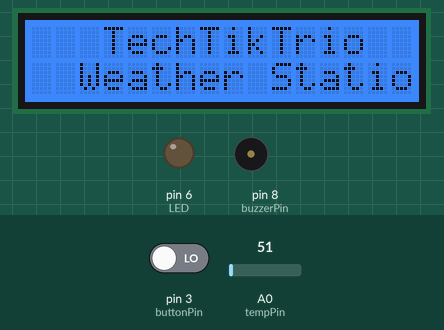
This sketch was run on a simulated Arduino Uno, built with avr-gcc and run on an emulated ATmega328P. Parts: 16×2 character LCD, output pins drawn as LEDs (lit = HIGH), buzzer (waves = sounding). The inputs (shaded band) are chosen by the test bench; at power-on: pin 3 (buttonPin) LOW, A0 (tempPin) = 51. What the sketch prints to the serial monitor is not drawn.

Above: at 0.1 s.
At 3.3 s:
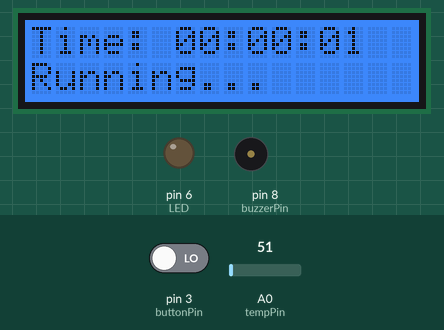
3.4 s: pin 3 (buttonPin) driven HIGH
At 13.4 s:
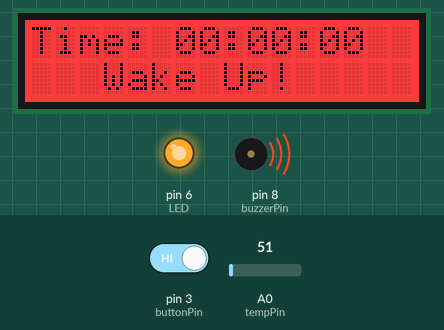
Timing chart, 0 to 14.9 s (numbered marks = the images above; inputs shaded):
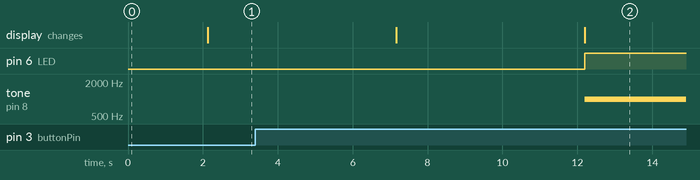

Measured:
- after the input at 3.4 s, pin 6 (LED): LOW → HIGH after 8.8 s; tone on pin 8 (buzzerPin): silent → 1000 Hz after 8.8 s; the display: first differs from a run without the input after 8.8 s (image 2)

The sketch:

WeatherStationVersion1.ino
```cpp
#include <Wire.h>
#include "rgb_lcd.h"

#define LED 6
#define tempPin A0

rgb_lcd lcd;

const int buzzerPin = 8;
const int buttonPin = 3;

bool buzzerActive = false;
bool alarmTriggered = false;

int lastButtonState = LOW;
int buttonState = LOW;
unsigned long lastDebounceTime = 0;
const unsigned long debounceDelay = 50;

unsigned long previousMillis = 0;

int seconds = 0;
int minutes = 0;
int hours = 0;

float temp = 0;

void setup() {
  Serial.begin(9600);

  pinMode(buzzerPin, OUTPUT);
  pinMode(buttonPin, INPUT);  // External pull-down or stable input wiring
  pinMode(LED, OUTPUT);

  lcd.begin(16, 2);
  lcd.setRGB(0, 100, 255);
  lcd.print("   TechTikTrio    ");
  lcd.setCursor(0, 1);
  lcd.print("  Weather Station ");
  delay(2000);
  lcd.clear();

  noTone(buzzerPin);
  buzzerActive = false;
  alarmTriggered = false;

  Serial.println("Setup complete. Clock starting at 00:00:00");
}

void loop() {
  unsigned long currentMillis = millis();

  // Update time every second (non-blocking)
  if (currentMillis - previousMillis >= 1000) {
    previousMillis = currentMillis;
    seconds++;

    if (seconds >= 60) {
      seconds = 0;
      minutes++;
    }

    if (minutes >= 60) {
      minutes = 0;
      hours++;
    }

    if (hours >= 24) {
      hours = 0;
    }

    // Automatic alarm at 1 minute mark to test
    if (minutes == 1 && seconds == 0 && !alarmTriggered) {
      alarmTriggered = true;
      buzzerActive = true;
      Serial.println("Automatic buzzer ON at 1:00 - Resetting clock");

      // Reset time to 00:00:00
      seconds = 0;
      minutes = 0;
      hours = 0;
    }
  }

  // Read temperature sensor (LM35)
  int rawTemp = analogRead(tempPin);
  temp = rawTemp * 0.48828125;

  // ---- Button Debounce ----
  int reading = digitalRead(buttonPin);

  if (reading != lastButtonState) {
    lastDebounceTime = currentMillis;
  }

  if ((currentMillis - lastDebounceTime) > debounceDelay) {
    if (reading != buttonState) {
      buttonState = reading;

      if (buttonState == HIGH) {  // Button pressed
        buzzerActive = !buzzerActive;

        if (buzzerActive) {
          Serial.println("Buzzer manually activated - Resetting clock");
          seconds = 0;
          minutes = 0;
          hours = 0;
        } else {
          alarmTriggered = false;
          Serial.println("Buzzer manually deactivated");
        }
      }
    }
  }

  lastButtonState = reading;

  // ---- LCD Display ----
  lcd.setCursor(0, 0);
  lcd.print("Time:");
  lcd.setCursor(6, 0);
  if (hours < 10) lcd.print('0');
  lcd.print(hours);
  lcd.print(':');
  if (minutes < 10) lcd.print('0');
  lcd.print(minutes);
  lcd.print(':');
  if (seconds < 10) lcd.print('0');
  lcd.print(seconds);

  lcd.setCursor(0, 1);
  if (buzzerActive) {
    if ((currentMillis / 500) % 2 == 0) {
      lcd.print("   Wake Up!      ");
      lcd.setRGB(255, 0, 0);
    } else {
      lcd.print("                 ");
      lcd.setRGB(100, 0, 0);
    }
  } else {
    lcd.print("Running...       ");
    lcd.setRGB(0, 100, 255);
  }

  // ---- Buzzer & LED Control ----
  if (buzzerActive) {
    tone(buzzerPin, 1000);
  } else {
    noTone(buzzerPin);
  }

  digitalWrite(LED, buzzerActive ? HIGH : LOW);

  // ---- Debug Output ----
  Serial.print("Time: ");
  Serial.print(hours);
  Serial.print(":");
  Serial.print(minutes);
  Serial.print(":");
  Serial.print(seconds);
  Serial.print(" | BuzzerActive: ");
  Serial.println(buzzerActive);

  // Small non-blocking delay for stability
  delay(5000);
}
```
